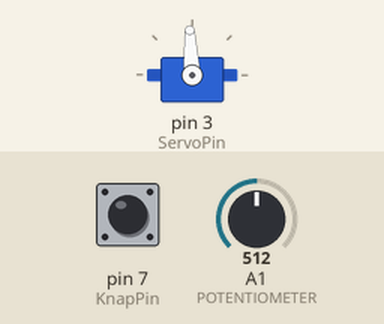
Simulated run of this sketch. Board: Arduino Uno, built with avr-gcc and run on an emulated ATmega328P. Parts: servo. Wiring (inferred from the names in the program): servo: signal pin 3. Inputs (shaded band) come from the test bench; at power-on: A1 (POTENTIOMETER) = 512, pin 7 (KnapPin) HIGH. Servo pulses on a pin are drawn as a servo (544–2400 µs = 0–180°); what the sketch prints to the serial monitor is not drawn.

Above: at 1.2 s.
1.3 s: A1 (POTENTIOMETER) set to 716
At 2.0 s:
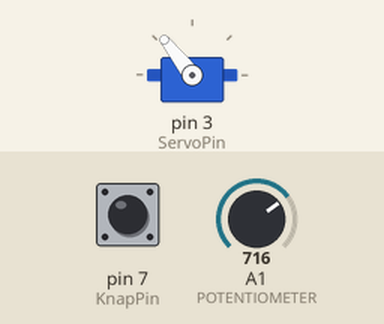
2.8 s: A1 (POTENTIOMETER) set to 900
At 3.1 s:
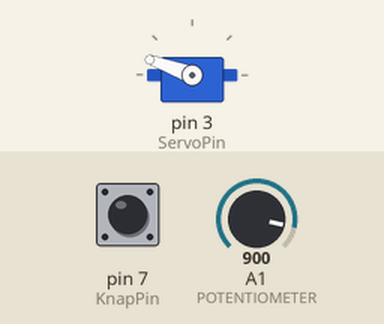
4.3 s: A1 (POTENTIOMETER) set to 1023
At 5.5 s:
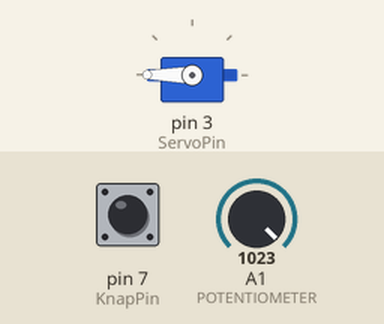
5.8 s: A1 (POTENTIOMETER) set to 306
At 6.6 s:
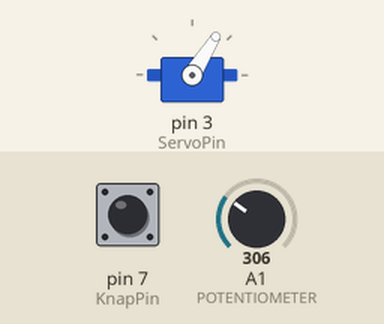
7.3 s: A1 (POTENTIOMETER) set to 122
At 7.7 s:
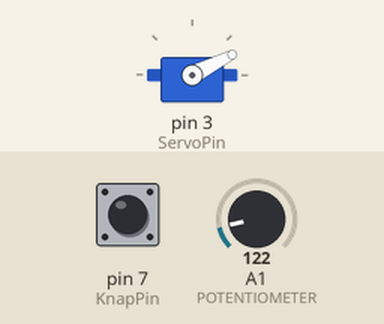
8.8 s: A1 (POTENTIOMETER) set to 176
11.8 s: A1 (POTENTIOMETER) set to 212
At 12.4 s:
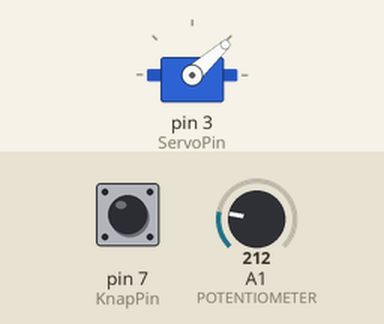
Timing chart, 0 to 14.8 s (numbered marks = the images above; inputs shaded):
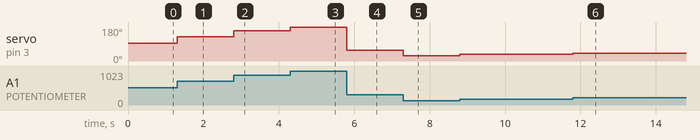

Measured:
- after the input at 1.3 s, servo on pin 3 (ServoPin): 93° → 128° at once
- after the input at 2.8 s, servo on pin 3 (ServoPin): 128° → 160° at once
- after the input at 4.3 s, servo on pin 3 (ServoPin): 160° → 180° at once
- after the input at 5.8 s, servo on pin 3 (ServoPin): 180° → 58° at once
- after the input at 7.3 s, servo on pin 3 (ServoPin): 58° → 27° at once
- after the input at 8.8 s, servo on pin 3 (ServoPin): 27° → 36° at once
- after the input at 11.8 s, servo on pin 3 (ServoPin): 36° → 42° at once

The sketch:

ServoMedTimerOne.ino
```cpp
#include <TimerOne.h>

const uint8_t ServoPin = 3;
const uint8_t KnapPin = 7;
int PulseWidth;

const uint8_t POTENTIOMETER = A1;

unsigned long TimeNow, TimeBefore;

const int TIME_DELAY = 20000;


void setup() {

  pinMode(ServoPin, OUTPUT);

  pinMode(KnapPin, INPUT);

  Timer1.initialize(TIME_DELAY);
  Timer1.attachInterrupt(Pulse);

  TimeBefore = millis();

  Serial.begin(9600);

  while(!digitalRead(KnapPin)) delay(50);

}


void Pulse(){
  PulseWidth = map(analogRead(POTENTIOMETER),0,1023,600, 2400);
  digitalWrite(ServoPin,HIGH);
  delayMicroseconds(PulseWidth);
  digitalWrite(ServoPin,LOW);
}


void loop() {
  static uint64_t jacob = 2;
  jacob *= 3021;
  Serial.println(jacob*2.3+47-1.2/jacob);
  jacob /= jacob*2+1;
  /*medtaget for at illustrere at kode kan køre i parallel*/
}
```
